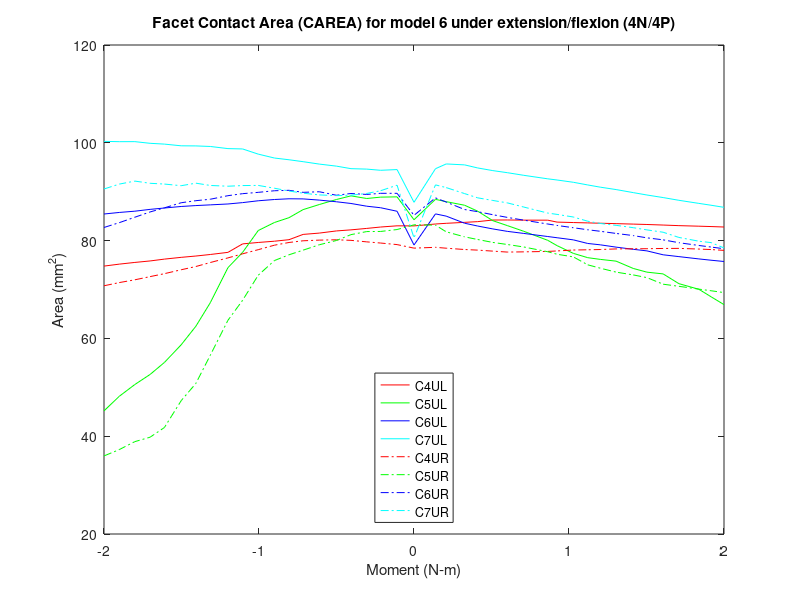

Write MATLAB code to recreate this figure.
% Facet Contact Area (CAREA)
% model6_LatSlide_NoTether/4n & 4p
clear all;
%% 4P
figure (19)

c4ulxp=[2 2.06926 2.1039 2.16327 2.20546 2.25429 2.30079 2.35429 2.4315 2.46157 2.514 2.56038 2.60079 2.65194 2.70721 2.75135 2.80366 2.85454 2.91895 2.95814 3]-2;
c4ulyp=[83.006 83.3949 83.5366 83.7323 83.8787 84.209 84.2183 84.1821 84.1778 83.7825 83.6935 83.6212 83.5541 83.4701 83.3757 83.2951 83.1808 83.0602 82.9478 82.8731 82.7802 ];

c4urxp=[2 2.06926 2.1039 2.16327 2.20546 2.25429 2.30079 2.35429 2.4315 2.46157 2.514 2.56038 2.60079 2.65194 2.70721 2.75135 2.80366 2.85454 2.91895 2.95814 3]-2;
c4uryp=[78.46 78.6273 78.4463 78.1781 78.0529 77.8482 77.6553 77.6987 77.7873 77.8885 78.0716 78.1223 78.1756 78.2992 78.3262 78.3436 78.3924 78.4094 78.2713 78.1707 78.0019];

c5ulxp=[2 2.06926 2.1039 2.16327 2.20546 2.25429 2.30079 2.35429 2.4315 2.46157 2.514 2.56038 2.60079 2.65194 2.70721 2.75135 2.80366 2.85454 2.91895 2.95814 3]-2;
c5ulyp=[84.2659 88.4326 87.9673 87.2303 86.0137 84.0731 83.0744 81.8998 80.0551 78.9671 77.3889 76.511 76.16 75.8003 74.3072 73.5485 73.1902 71.1936 70.0448 68.52 66.9123];

c5urxp=[2 2.06926 2.1039 2.16327 2.20546 2.25429 2.30079 2.35429 2.4315 2.46157 2.514 2.56038 2.60079 2.65194 2.70721 2.75135 2.80366 2.85454 2.91895 2.95814 3]-2;
c5uryp=[83.2277 83.1624 81.7952 80.7689 80.2229 79.6276 79.2067 78.6946 77.724 77.2096 76.6695 75.0491 74.362 73.5536 72.9829 72.4315 71.0845 70.6538 70.0776 69.7458 69.3679];

c6ulxp=[2 2.06926 2.1039 2.16327 2.20546 2.25429 2.30079 2.35429 2.4315 2.46157 2.514 2.56038 2.60079 2.65194 2.70721 2.75135 2.80366 2.85454 2.91895 2.95814 3]-2;
c6ulyp=[79.1017 85.4628 85.0054 83.553 82.9809 82.3887 81.8921 81.4678 80.8342 80.585 80.1528 79.4143 79.1379 78.6649 78.2195 77.8986 77.0977 76.7251 76.2545 75.989 75.7289];

c6urxp=[2 2.06926 2.1039 2.16327 2.20546 2.25429 2.30079 2.35429 2.4315 2.46157 2.514 2.56038 2.60079 2.65194 2.70721 2.75135 2.80366 2.85454 2.91895 2.95814 3]-2;
c6uryp=[85.1667 88.7403 87.8782 86.3551 85.915 85.2955 84.7497 84.1795 83.3926 83.0997 82.6314 82.2172 81.9079 81.4652 81.0274 80.5659 80.1575 79.567 79.003 78.6827 78.3353];

c7ulxp=[2 2.06926 2.1039 2.16327 2.20546 2.25429 2.30079 2.35429 2.4315 2.46157 2.514 2.56038 2.60079 2.65194 2.70721 2.75135 2.80366 2.85454 2.91895 2.95814 3]-2;
c7ulyp=[87.8318 94.7 95.6768 95.4853 94.8568 94.3131 93.892 93.3496 92.6329 92.3939 91.9274 91.3823 90.9293 90.4367 89.8151 89.3255 88.8021 88.2421 87.6111 87.2337 86.8048];

c7urxp=[2 2.06926 2.1039 2.16327 2.20546 2.25429 2.30079 2.35429 2.4315 2.46157 2.514 2.56038 2.60079 2.65194 2.70721 2.75135 2.80366 2.85454 2.91895 2.95814 3]-2;
c7uryp=[80.5611 91.395 90.8404 89.6125 88.744 88.209 87.7197 86.8583 85.6287 85.3601 84.8256 83.9627 83.5043 83.121 82.6429 82.1926 81.7126 80.6462 79.8769 79.5923 78.5042];

%% 4N

c4ulxn=-1*[2 2.05467 2.1077 2.15244 2.20335 2.25035 2.30555 2.35774 2.40313 2.45015 2.50252 2.55284 2.60017 2.65712 2.70364 2.75106 2.80515 2.85128 2.90047 2.95082 3 ]+2;
c4ulyn=[83.006 83.0226 82.7777 82.4934 82.1976 81.9779 81.5361 81.2667 80.1885 79.8761 79.6178 79.3294 77.5965 77.1606 76.846 76.577 76.2142 75.8401 75.5367 75.1873 74.7866];

c4urxn=-1*[2 2.05467 2.1077 2.15244 2.20335 2.25035 2.30555 2.35774 2.40313 2.45015 2.50252 2.55284 2.60017 2.65712 2.70364 2.75106 2.80515 2.85128 2.90047 2.95082 3 ]+2;
c4uryn=[78.46 79.1845 79.5029 79.7426 80.0511 80.1669 80.0983 79.9629 79.6163 79.0635 78.145 77.2984 76.4659 75.5181 74.7026 74.0374 73.2374 72.636 71.9844 71.4155 70.7628];

c5ulxn=-1*[2 2.05467 2.1077 2.15244 2.20335 2.25035 2.30555 2.35774 2.40313 2.45015 2.50252 2.55284 2.60017 2.65712 2.70364 2.75106 2.80515 2.85128 2.90047 2.95082 3 ]+2;
c5ulyn=[84.2659 88.946 88.89 88.6088 89.1519 88.4023 87.3763 86.3374 84.6908 83.7034 82.0567 77.5976 74.4685 67.3002 62.4873 58.6917 55.0797 52.6294 50.5719 48.1553 45.1815];

c5urxn=-1*[2 2.05467 2.1077 2.15244 2.20335 2.25035 2.30555 2.35774 2.40313 2.45015 2.50252 2.55284 2.60017 2.65712 2.70364 2.75106 2.80515 2.85128 2.90047 2.95082 3 ]+2;
c5uryn=[83.2277 82.2624 81.8701 81.8484 81.221 80.0195 79.1468 78.0462 77.1016 75.9233 72.9205 67.8001 63.7051 56.5657 50.7919 47.2648 41.7775 39.7978 38.8902 37.2605 35.966];

c6ulxn=-1*[2 2.05467 2.1077 2.15244 2.20335 2.25035 2.30555 2.35774 2.40313 2.45015 2.50252 2.55284 2.60017 2.65712 2.70364 2.75106 2.80515 2.85128 2.90047 2.95082 3 ]+2;
c6ulyn=[79.1017 86.0023 86.7207 87.0339 87.5929 87.9442 88.2833 88.5278 88.5522 88.4054 88.1452 87.7698 87.4903 87.3085 87.1648 86.9785 86.6672 86.3879 86.0154 85.7566 85.4382];

c6urxn=-1*[2 2.05467 2.1077 2.15244 2.20335 2.25035 2.30555 2.35774 2.40313 2.45015 2.50252 2.55284 2.60017 2.65712 2.70364 2.75106 2.80515 2.85128 2.90047 2.95082 3 ]+2;
c6uryn=[85.1667 89.6692 89.6715 89.4399 89.6346 89.2732 89.9919 89.8683 90.2875 90.1957 89.867 89.5982 89.187 88.4588 88.1632 87.7428 86.6986 85.8587 84.7827 83.6674 82.6844];

c7ulxn=-1*[2 2.05467 2.1077 2.15244 2.20335 2.25035 2.30555 2.35774 2.40313 2.45015 2.50252 2.55284 2.60017 2.65712 2.70364 2.75106 2.80515 2.85128 2.90047 2.95082 3 ]+2;
c7ulyn=[87.8318 94.5268 94.3795 94.6209 94.7125 95.2308 95.6474 96.1405 96.5312 96.8862 97.6861 98.7442 98.8137 99.2508 99.3639 99.3855 99.7336 99.8965 100.238 100.231 100.295 ];

c7urxn=-1*[2 2.05467 2.1077 2.15244 2.20335 2.25035 2.30555 2.35774 2.40313 2.45015 2.50252 2.55284 2.60017 2.65712 2.70364 2.75106 2.80515 2.85128 2.90047 2.95082 3 ]+2;
c7uryn=[80.5611 91.3313 90.1981 89.6458 89.2883 89.1992 89.3438 89.6944 90.1445 90.7115 91.2868 91.2566 91.1235 91.2753 91.7446 91.2265 91.5635 91.7195 92.1706 91.5529 90.5543];
%% left

c4xl=2*[flip(c4ulxn(2:21)),c4ulxp];
c4yl=[flip(c4ulyn(2:21)),c4ulyp];
a=plot(c4xl,c4yl,'r');
hold on

c5xl=2*[flip(c5ulxn(2:21)),c5ulxp];
c5yl=[flip(c5ulyn(2:21)),c5ulyp];
b=plot(c5xl,c5yl,'g');
hold on

c6xl=2*[flip(c6ulxn(2:21)),c6ulxp];
c6yl=[flip(c6ulyn(2:21)),c6ulyp];
c=plot(c6xl,c6yl,'b');
hold on

c7xl=2*[flip(c7ulxn(2:21)),c7ulxp];
c7yl=[flip(c7ulyn(2:21)),c7ulyp];
d=plot(c7xl,c7yl,'c');
hold on
%% Right

c4xr=2*[flip(c4urxn(2:21)),c4urxp];
c4yr=[flip(c4uryn(2:21)),c4uryp];
e=plot(c4xr,c4yr,'-.r');
hold on

c5xr=2*[flip(c5urxn(2:21)),c5urxp];
c5yr=[flip(c5uryn(2:21)),c5uryp];
f=plot(c5xr,c5yr,'-.g');
hold on

c6xr=2*[flip(c6urxn(2:21)),c6urxp];
c6yr=[flip(c6uryn(2:21)),c6uryp];
g=plot(c6xr,c6yr,'-.b');
hold on

c7xr=2*[flip(c7urxn(2:21)),c7urxp];
c7yr=[flip(c7uryn(2:21)),c7uryp];
h=plot(c7xr,c7yr,'-.c');

leg=[a,b,c,d,e,f,g,h];
title('Facet Contact Area (CAREA) for model 6 under extension/flexion (4N/4P)')
xlabel('Moment (N-m)')
ylabel('Area (mm^2)')
legend(leg,'C4UL','C5UL','C6UL','C7UL','C4UR','C5UR','C6UR','C7UR','location','south')
